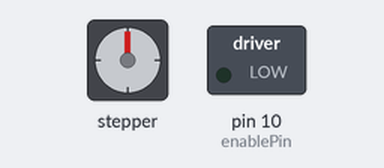
This sketch was run on a simulated Arduino Uno, built with avr-gcc and run on an emulated ATmega328P. Shown: stepper motor, switched loads named in the sketch (green lamp = pin HIGH). Stepper angles assume 4000 steps per turn.

Above: at 0.15 s.
At 9.9 s:
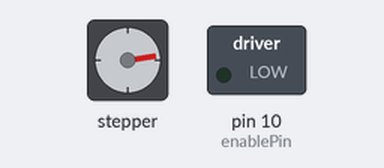
At 19.95 s:
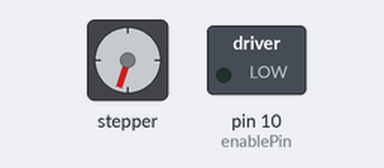
At 39.75 s:
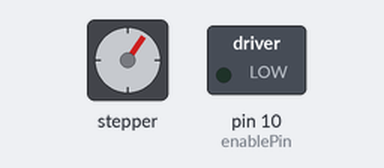
Timing chart, 0 to 40.0 s (numbered marks = the images above):
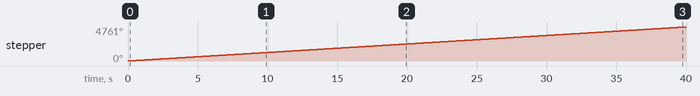

The sketch:

BipolarStepperMotorCodeWithArduinoLibrary.ino
```cpp
#include <Stepper.h>

// Motor configuration
const int stepsPerRevolution = 4000; // Typically, a 1.8 stepper motor would have a defualt 200 steps. For some reason, this does not seems to be the case with this particular motor. With the 1000 frequency configuration, this should be 4000 steps.

// Pin assignments
const int enablePin = 10;    // Motor enable pin
const int dirPin = 9;       // Direction control pin
const int pulsePin = 8;    // Pulse signal pin

// Motion Modifiers
float RampSpeed = 1;                // The starting speed of the motor
float RampMultOG = 0.25;           // The multiplier for how much of a revolution there is for the first speed
float RampMult = RampMultOG;      // The multiplier for how much of a revolution there is for a given speed
float RampStep = 0;              // The number of steps at a given speed (given value is arbitrary)
int TrgtSpeed = 20;             // The final speed of the motor in rpm
float RampSub = 0;             // The amount of a revolution added to the RampMult value with each change in speed (given value is arbitrary)

// Stepper library instance
Stepper stepper(stepsPerRevolution, pulsePin, dirPin);

void setup() {
  // Initialize pins
  pinMode(enablePin, OUTPUT);
  pinMode(dirPin, OUTPUT);
  pinMode(pulsePin, OUTPUT);

  // Enable the motor
  digitalWrite(enablePin, LOW); // LOW enables motor on this driver
  RampSpeed = 1;
}

void loop() {
  // Rotate at increasing speed with fewer steps between until reaching its target speed
  if(RampSpeed < TrgtSpeed)                      // If the current speed setting is less than the target value
	{
    RampStep = stepsPerRevolution * RampMult;  // The number of steps the motor will take at a speed
		stepper.setSpeed(RampSpeed);              // Speed of motor
		stepper.step(RampSub);                   // Number of steps the motor will take
    RampSub = RampMultOG / TrgtSpeed;       // Adds a fraction of a revolution to the amount of steps removed from a revolution ()
		RampMult = RampMult - RampSub;         // Decreases the number of steps by a fraction of the starting steps
		RampSpeed = RampSpeed + 1;            // Increases the speed by one
	}
	else
	{
		stepper.setSpeed(TrgtSpeed);          // Speed is set to target speed
		stepper.step(stepsPerRevolution);    // One full revolution per loop
	}
}
```

Measured:
- by itself, stepper: keeps turning clockwise at about 119°/s
